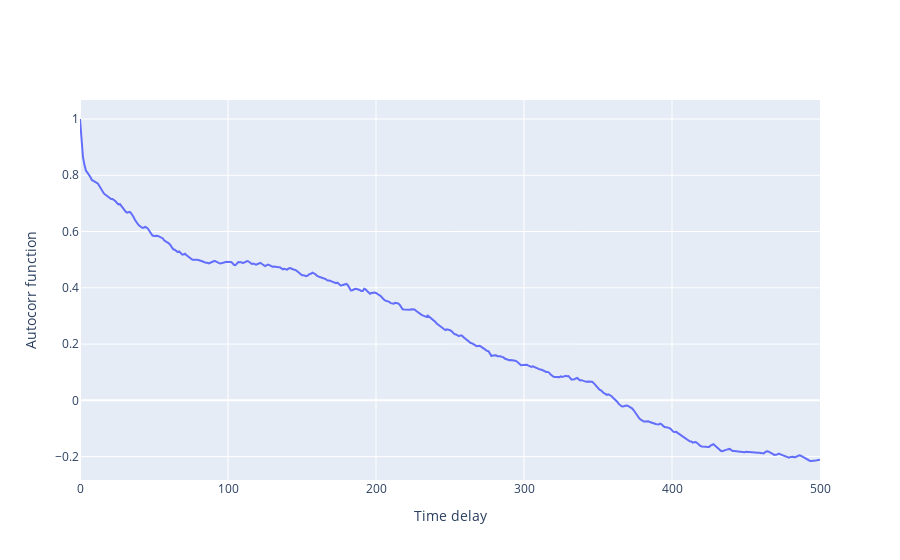

The notebook cell this image was saved under:
### Markdown cell above
##### Autocorr function

### Code cell
#plot autocorrelation function
max_delay = 500
acf_y = acf(anglez_series, nlags=max_delay)
# acf_x = range(max_delay + 1)

fig = go.Figure(data=go.Scatter(y=acf_y))
fig.update_layout(xaxis_title="Time delay", yaxis_title="Autocorr function")
fig.show()

### Figure 1 — Plotly figure (JSON) as saved in the notebook; plotly's stock layout.template omitted (floating-point values rounded to 4 significant figures; data arrays with more than 128 entries replaced by an {"elided": "..."} marker saying what was removed)
{"data": [{"type": "scatter", "y": {"elided": "501 float values"}}], "layout": {"xaxis": {"title": {"text": "Time delay"}}, "yaxis": {"title": {"text": "Autocorr function"}}}}
